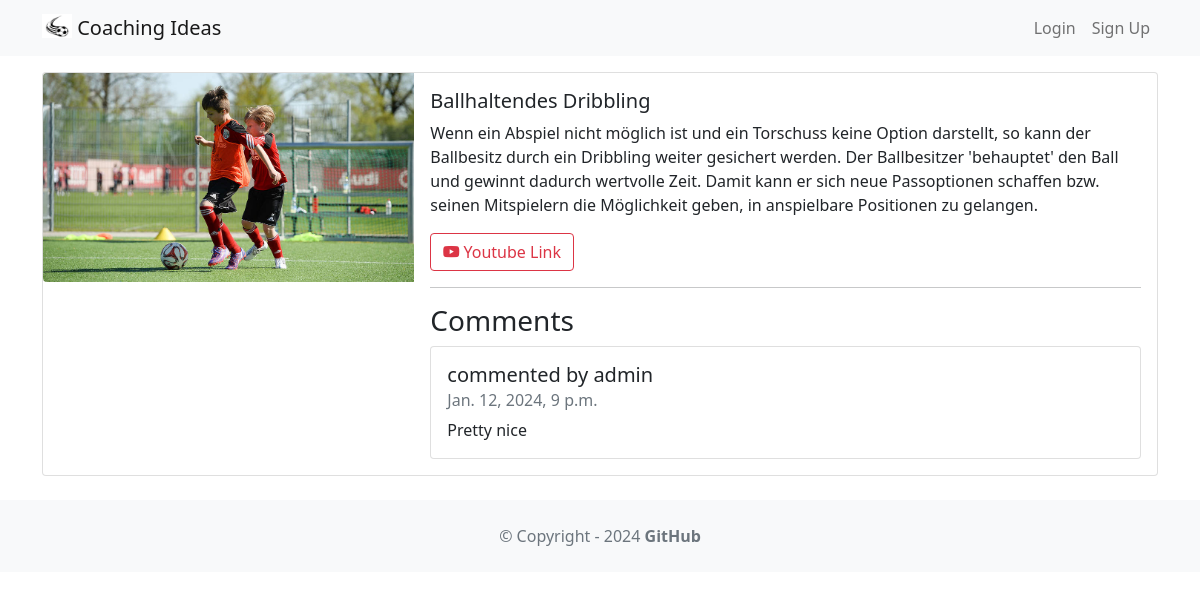
Page /exercise/2 on the earlier database version.
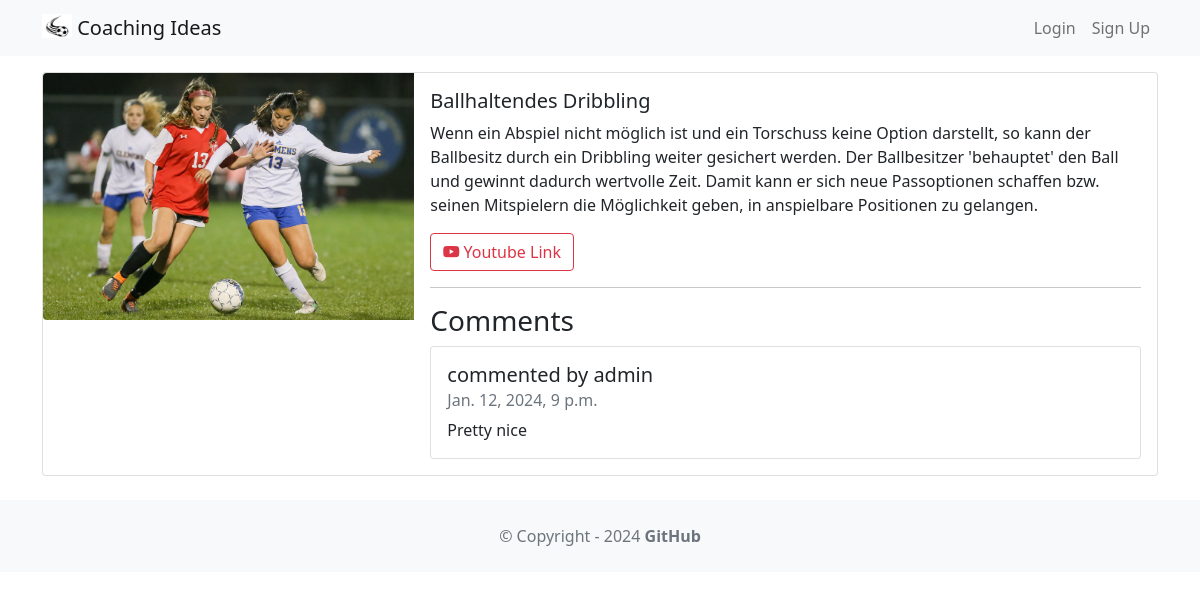
Same page on the later database version.
### exercise/models.py (models this page shows, shortened)
class Exercise(models.Model):
    title = models.CharField(max_length=255)
    body = models.TextField()
    created_on = models.DateTimeField(auto_now_add=True)
    last_modified = models.DateTimeField(auto_now=True)
    creator = models.ForeignKey(User, on_delete=models.SET_NULL, null=True)
    soccer_skills = models.CharField(
        max_length=50, choices=SoccerSkillTextChoices.choices, null=True
    )
    for_adults = models.BooleanField(default=True)
    for_jun_a = models.BooleanField(default=False)
    for_jun_b = models.BooleanField(default=False)
    for_jun_c = models.BooleanField(default=False)
    for_jun_d = models.BooleanField(default=False)
    for_jun_e = models.BooleanField(default=False)
    for_jun_f = models.BooleanField(default=False)
    for_jun_g = models.BooleanField(default=False)
    image = models.ImageField(upload_to="exercise/images/", null=True, blank=True)
    pdf = models.FileField(upload_to="exercise/pdfs/", blank=True)
    youtube_link = models.URLField(blank=True, null=True)
    rating = models.IntegerField(default=0, choices=[(i, i) for i in range(0, 6)])

### exercise/views.py (the view)
# urls.py: path('<int:exercise_id>', views.detail, name='detail'),
def detail(request, exercise_id):
    exercise = get_object_or_404(Exercise, pk=exercise_id)
    comments = Comment.objects.filter(exercise=exercise)
    return render(request, "detail.html", {"exercise": exercise, "comments": comments})

### exercise/templates/detail.html (shortened to what this page needs)
{% extends 'base.html' %}
{% block content %}
    <div class="card mb-3">
        <div class="row g-0">
            <div class="col-md-4">
                {% if exercise.image %}
                    <img src="{{ exercise.image.url }}"
                         class="img-fluid rounded-start" alt="">
                {% else %}
                    <span class="text-muted">No image</span>
                {% endif %}
            </div>
            <div class="col-md-8">
                <div class="card-body">
                    <h5 class="card-title">{{ exercise.title }}</h5>
                    <p class="card-text">{{ exercise.body }}</p>
                    <p class="card-text">
                        {% if exercise.youtube_link %}
                            <a href="{{ exercise.youtube_link }}"
                               class="btn btn-outline-danger">
                                <i class="bi bi-youtube"></i>
                                Youtube Link
                            </a>
                        {% endif %}
                    </p>
                    <hr/>
                    <h3>Comments</h3>
                    <ul class="list-group">
                        {% for comment in comments %}
                            <li class="list-group-item pb-3 pt-3">
                                <h5 class="card-title">
                                    commented by {{ comment.user.username }}
                                </h5>
                                <h6 class="card-subtitle mb-2 text-muted">
                                    {{ comment.date }}
                                </h6>
                                <p class="card-text">{{ comment.text }}</p>
                            </li>
                        {% endfor %}
                    </ul>
                </div>
            </div>
        </div>
    </div>
{% endblock content %}

Differences in the rows shown:
changed Exercise "Ballhaltendes Dribbling": image: a different picture
